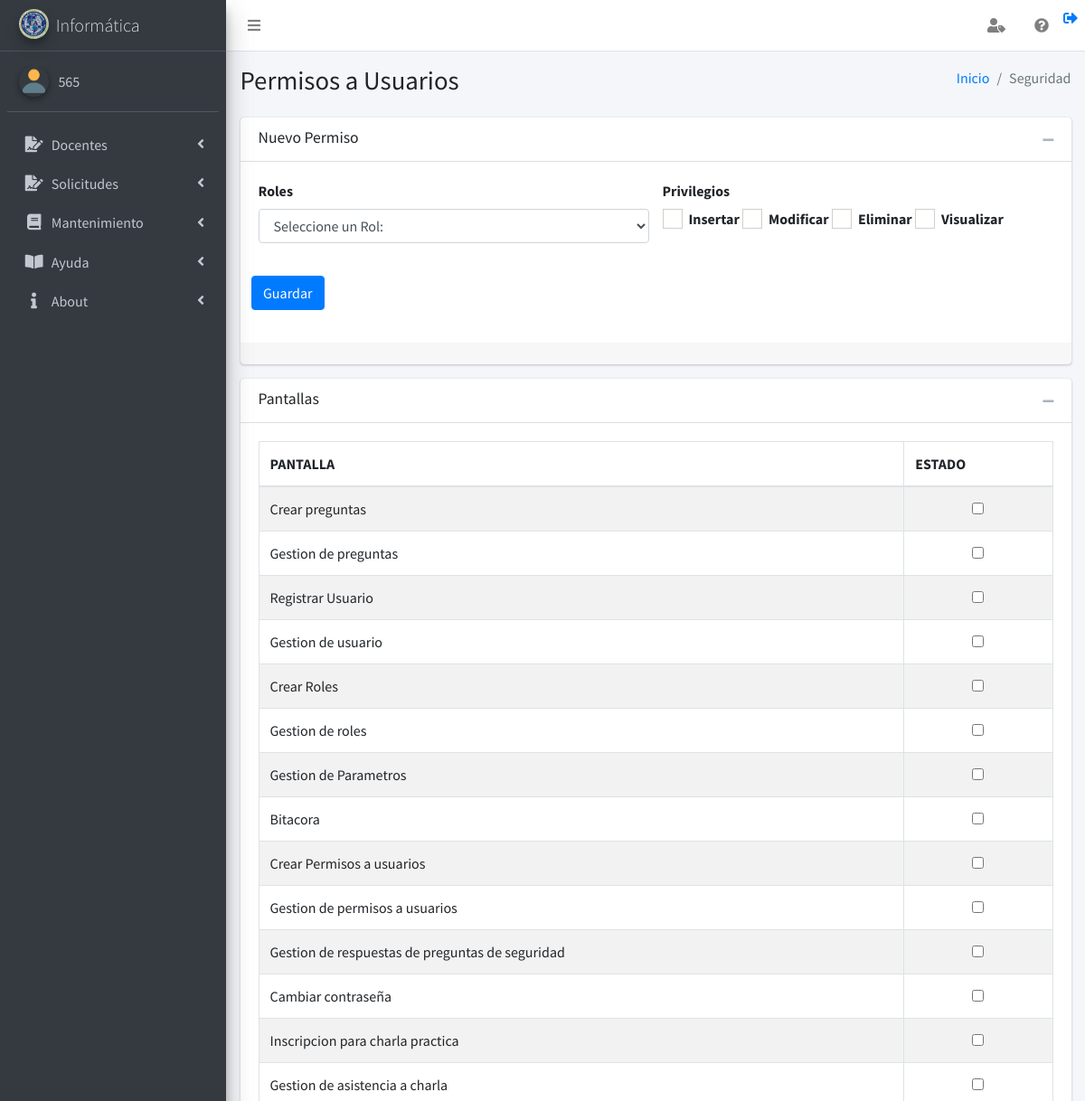
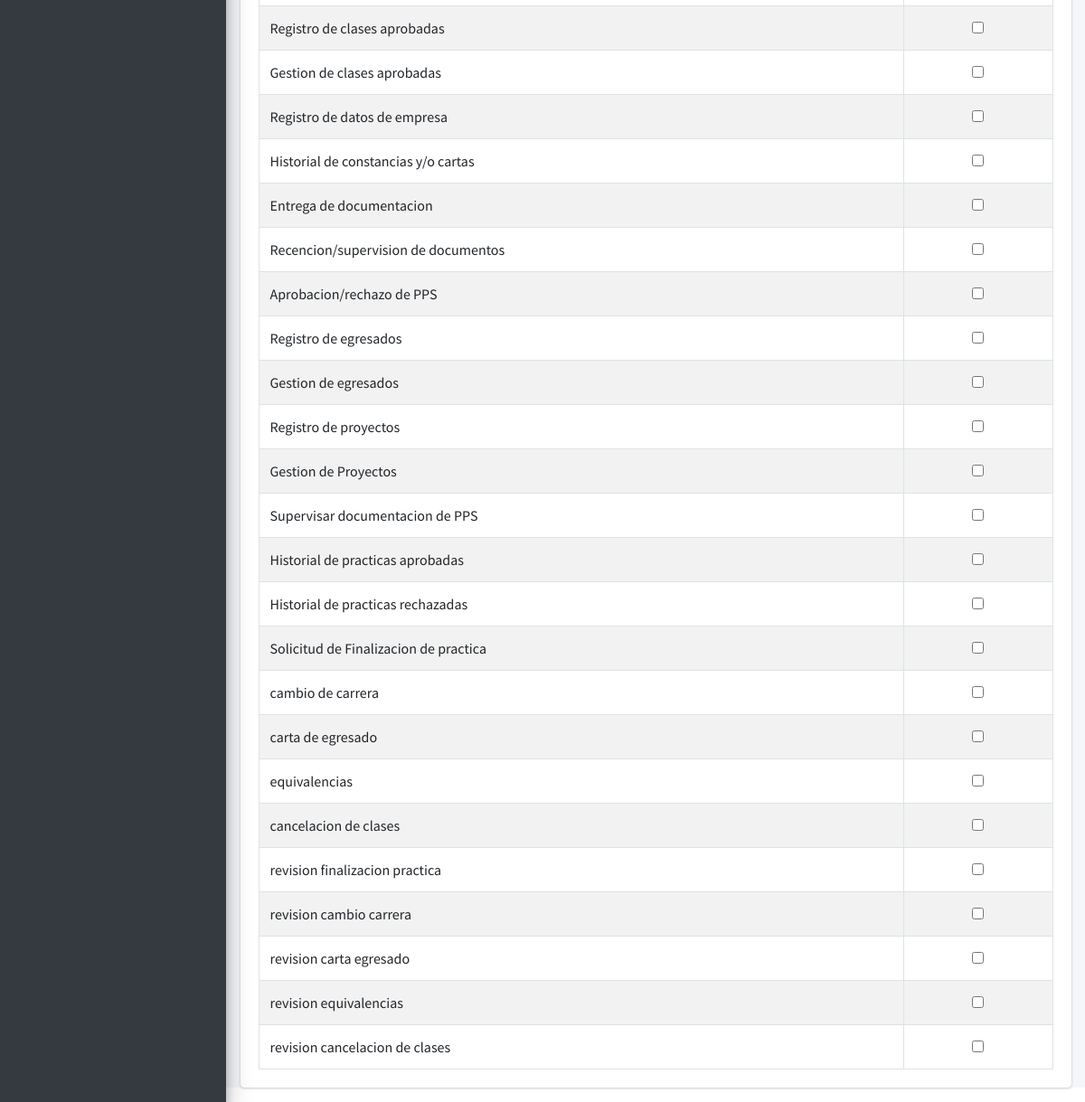
Page /vistas/crear_permisos_usuarios_vista.php?msj=2 (signed in) on the committed database (2 pictures, top to bottom).
### tables this page shows
CREATE TABLE `tbl_objetos` (
  `Id_objeto` bigint(16) NOT NULL,
  `objeto` varchar(255) NOT NULL,
  `descripcion` varchar(255) NOT NULL
);

### vistas/crear_permisos_usuarios_vista.php (the view, shortened to what this page needs)
<?php
require_once ('../vistas/pagina_inicio_vista.php');
require_once ('../clases/funcion_permisos.php');
$sqltabla_permisos="select Id_objeto, objeto   from tbl_objetos";
$resultadotabla_permisos = $mysqli->query($sqltabla_permisos);
?>
<!DOCTYPE html>
<html>
<head>
</head>
<body >
    <div class="content-wrapper">
    <section class="content-header">
      <div class="container-fluid">
        <div class="row mb-2">
          <div class="col-sm-6">
            <h1>Permisos a Usuarios</h1>
          </div>
          <div class="col-sm-6">
            <ol class="breadcrumb float-sm-right">
              <li class="breadcrumb-item"><a href="../vistas/pagina_principal_vista.php">Inicio</a></li>
              <li class="breadcrumb-item active">Seguridad</li>
            </ol>
          </div>
        </div>
      </div>
    </section>
    <section class="content">
            <div class="container-fluid">
<form action="../Controlador/guardar_permisos_usuarios_controlador.php" method="post"  data-form="save" autocomplete="off" class="FormularioAjax">
 <div class="card card-default">
          <div class="card-header">
            <h3 class="card-title">Nuevo Permiso</h3>
            <div class="card-tools">
              <button type="button" class="btn btn-tool" data-card-widget="collapse"><i class="fas fa-minus"></i></button>
            </div>
          </div>
          <div class="card-body">
            <div class="row">
    <div class="col-xs-12 col-md-6">
    <div class="form-group">
                  <label>Roles</label>
                  <select class="form-control select2" style="width: 100%;" name="comborol" required="">
          <option value="0"  >Seleccione un Rol:</option>
                </select>
    </div>
    </div>
                 <div class="col-xs-12 col-md-6">
                   <label for="">Privilegios
                        </label>
              <div class="form-group clearfix">
                      <div class="icheck-success d-inline">
                        <label for="checkbox_insertar">Insertar
                        </label>
                      </div>
                      <div class="icheck-success d-inline">
                        <label for="checkbox_modificar">Modificar
                        </label>
                      </div>
                      <div class="icheck-success d-inline">
                        <label for="checkbox_eliminar">Eliminar
                        </label>
                      </div>
                      <div class="icheck-success d-inline">
                        <label for="checkbox_visualizar">Visualizar
                        </label>
                      </div>
                </div>
                </div>
              <p class="text-center" style="margin-top: 20px;">
                <button type="submit" class="btn btn-primary" id="btn_guardar_permisos" name="btn_guardar_permisos">  <?php echo $_SESSION['btn_guardar_permisos']; ?><i class="zmdi zmdi-floppy"></i> Guardar</button>
              </p>
            </div>
          </div>
          <div class="card-footer">
          </div>
        </div>
<div class="card card-default">
            <div class="card-header">
              <h3 class="card-title">Pantallas</h3>
              <div class="card-tools">
              <button type="button" class="btn btn-tool" data-card-widget="collapse"><i class="fas fa-minus"></i></button>
            </div>
            </div>
            <div class="card-body">
              <table id="tabla" class="table table-bordered table-striped">
                <thead>
                <tr>
                  <th>PANTALLA</th>
                  <th>ESTADO</th>
                  </tr>
                </thead>
                <tbody>
           <?php while($row = $resultadotabla_permisos->fetch_array(MYSQLI_ASSOC)) { ?>
                <tr>
        <td><?php echo $row['objeto']; ?></td>
                  <td style="text-align: center;">
                        <input type="checkbox" name="objeto[]" value="<?php echo $row['Id_objeto']; ?>">
                  </td>
               </tr>
                 <?php } ?>
             </tbody>
            </table>
         </div>
          </div>
</form>
  </div>
</section>
</div>
</body>
</html>

### vistas/pagina_inicio_vista.php (shortened to what this page needs)
<!DOCTYPE html>
<html lang="en">
<head>
  <link rel="stylesheet" href="../plugins/sweetalert2-theme-bootstrap-4/bootstrap-4.min.css">
  <link rel="stylesheet" href="../plugins/fontawesome-free/css/all.min.css">
  <link rel="stylesheet" href="../plugins/select2/css/select2.min.css">
  <link rel="stylesheet" href="../plugins/select2-bootstrap4-theme/select2-bootstrap4.min.css">
  <link rel="stylesheet" href="../plugins/bootstrap4-duallistbox/bootstrap-duallistbox.min.css">
  <link rel="stylesheet" href="../plugins/icheck-bootstrap/icheck-bootstrap.min.css">
  <link rel="stylesheet" href="../plugins/bootstrap-colorpicker/css/bootstrap-colorpicker.min.css">
  <link rel="stylesheet" href="https://code.ionicframework.com/ionicons/2.0.1/css/ionicons.min.css">
  <link rel="stylesheet" href="../plugins/datatables-bs4/css/dataTables.bootstrap4.min.css">
  <link rel="stylesheet" href="../plugins/datatables-responsive/css/responsive.bootstrap4.min.css">
  <link rel="stylesheet" href="../plugins/overlayScrollbars/css/OverlayScrollbars.min.css">
  <link rel="stylesheet" href="../dist/css/adminlte.min.css">
  <link rel="stylesheet" type="text/css" href="../plugins/sweetalert2/sweetalert2.min.css">
  <link rel="stylesheet" href="../dist/css/sweetalert2.css">
</head>
<body class="hold-transition sidebar-mini layout-fixed">
  <div class="wrapper">
    <nav class="main-header navbar navbar-expand navbar-white navbar-light">
      <ul class="navbar-nav">
        <li class="nav-item">
          <a class="nav-link" data-widget="pushmenu" href="#" role="button"><i class="fas fa-bars"></i></a>
        </li>
      </ul>
      <ul class="navbar-nav ml-auto">
        <li class="nav-item dropdown">
          <a class="nav-link" href="../vistas/cambiar_clave_x_usuario_vista.php">
            <i class="fas fa-user-tag"></i>
          </a>
        </li>
        <li class="nav-item dropdown">
          <a class="nav-link" href="../vistas/gestion_respuesta_usuario_vista.php">
            <i class="fas fa-question-circle"></i>
          </a>
        </li>
        <li class="nav-item dropdown">
          <a class="btn-exit-system" href="#!">
            <i class="fas fa-sign-out-alt"></i>
          </a>
        </li>
      </ul>
    </nav>
    <aside class="main-sidebar sidebar-dark-primary elevation-4">
      <a href="../vistas/pagina_principal_vista.php" class="brand-link">
        <img src="../dist/img/logo_informatica.jpg" alt="AdminLTE Logo" class="brand-image img-circle elevation-3" style="opacity: .8">
        <span class="brand-text font-weight-light">Informática </span>
      </a>
      <div class="sidebar">
        <div class="user-panel mt-3 pb-3 mb-3 d-flex">
          <div class="image">
            <img src="../dist/img/usuario3.png" class="img-circle elevation-2" alt="User Image">
          </div>
          <div class="info">
            <a href="#" class="d-block"><?php
                                        echo ($_SESSION['usuario']); ?></a>
          </div>
        </div>
        <nav class="mt-2">
          <ul class="nav nav-pills nav-sidebar flex-column" data-widget="treeview" role="menu" data-accordion="false">
            <li class="nav-item has-treeview" style="display:<?php echo $_SESSION['btn_docentes'] ?>">
              <a href="#" class="nav-link">
                <i class="nav-icon fas fa-file-signature"></i>
                <p>
                  Docentes
                  <i class="fas fa-angle-left right"></i>
                </p>
              </a>
            </li>
            <li class="nav-item has-treeview" style="display:<?php echo $_SESSION['btn_solicitudes'] ?>">
              <a href="#" class="nav-link">
                <i class="nav-icon fas fa-file-signature"></i>
                <p>
                  Solicitudes
                  <i class="fas fa-angle-left right"></i>
                </p>
              </a>
            </li>
             <li class="nav-item has-treeview" style="display:<?php echo $_SESSION['btn_mantenimiento'] ?>">
              <a href="#" class="nav-link">
                <i class="nav-icon fas fa-book"></i>
                <p>
                  Mantenimiento
                  <i class="fas fa-angle-left right"></i>
                </p>
              </a>
            </li>
          <li class="nav-item has-treeview" style="display:<?php echo $_SESSION['btn_solicitudes'] ?>">
            <a href="#" class="nav-link">
              <i class="nav-icon fas fa-book-open"></i>
              <p>
                 Ayuda
                <i class="fas fa-angle-left right"></i>
              </p>
            </a>
            <li class="nav-item has-treeview" style="display:<?php echo $_SESSION['btn_solicitudes'] ?>">
            <a href="#" class="nav-link">
              <i class="nav-icon fas fa-info"></i>
              <p>
                 About
                <i class="fas fa-angle-left right"></i>
              </p>
            </a>
          </ul>
        </nav>
      </div>
    </aside>
  </div>
</body>
</html>

### rows in the picture
tbl_objetos: objeto "Crear preguntas"
tbl_objetos: objeto "Gestion de preguntas"
tbl_objetos: objeto "Registrar Usuario"
tbl_objetos: objeto "Gestion de usuario"
tbl_objetos: objeto "Crear Roles"
tbl_objetos: objeto "Gestion de roles"
tbl_objetos: objeto "Gestion de Parametros"
tbl_objetos: objeto "Bitacora"
tbl_objetos: objeto "Crear Permisos a usuarios"
tbl_objetos: objeto "Gestion de permisos a usuarios"
tbl_objetos: objeto "Gestion de respuestas de preguntas de seguridad"
tbl_objetos: objeto "Cambiar contraseña"
tbl_objetos: objeto "Inscripcion para charla practica"
tbl_objetos: objeto "Gestion de asistencia a charla"
tbl_objetos: objeto "Registro de clases aprobadas"
tbl_objetos: objeto "Gestion de clases aprobadas"
tbl_objetos: objeto "Registro de datos de empresa"
tbl_objetos: objeto "Historial de constancias y/o cartas"
tbl_objetos: objeto "Entrega de documentacion"
tbl_objetos: objeto "Recencion/supervision de documentos"
tbl_objetos: objeto "Aprobacion/rechazo de PPS"
tbl_objetos: objeto "Registro de egresados"
tbl_objetos: objeto "Gestion de egresados"
tbl_objetos: objeto "Registro de proyectos"
tbl_objetos: objeto "Gestion de Proyectos"
tbl_objetos: objeto "Supervisar documentacion de PPS"
tbl_objetos: objeto "Historial de practicas aprobadas"
tbl_objetos: objeto "Historial de practicas rechazadas"
tbl_objetos: objeto "Solicitud de Finalizacion de practica"
tbl_objetos: objeto "cambio de carrera"
tbl_objetos: objeto "carta de egresado"
tbl_objetos: objeto "equivalencias"
tbl_objetos: objeto "cancelacion de clases"
tbl_objetos: objeto "revision finalizacion practica"
tbl_objetos: objeto "revision cambio carrera"
tbl_objetos: objeto "revision carta egresado"
tbl_objetos: objeto "revision equivalencias"
tbl_objetos: objeto "revision cancelacion de clases"

### other values in the picture
$_SESSION['usuario'] "565"
